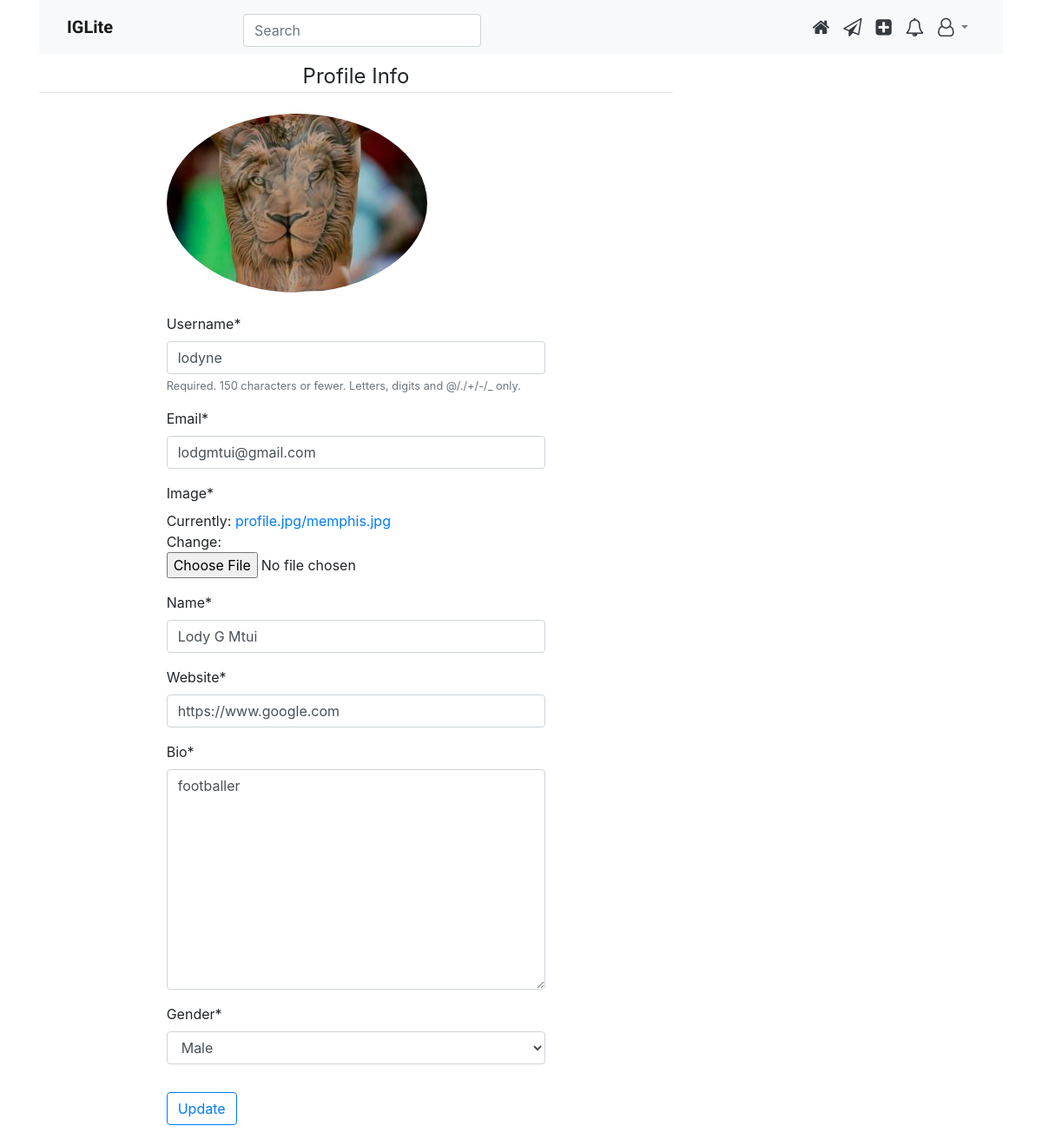
Before: /profile/edit (signed in) with the older database file.
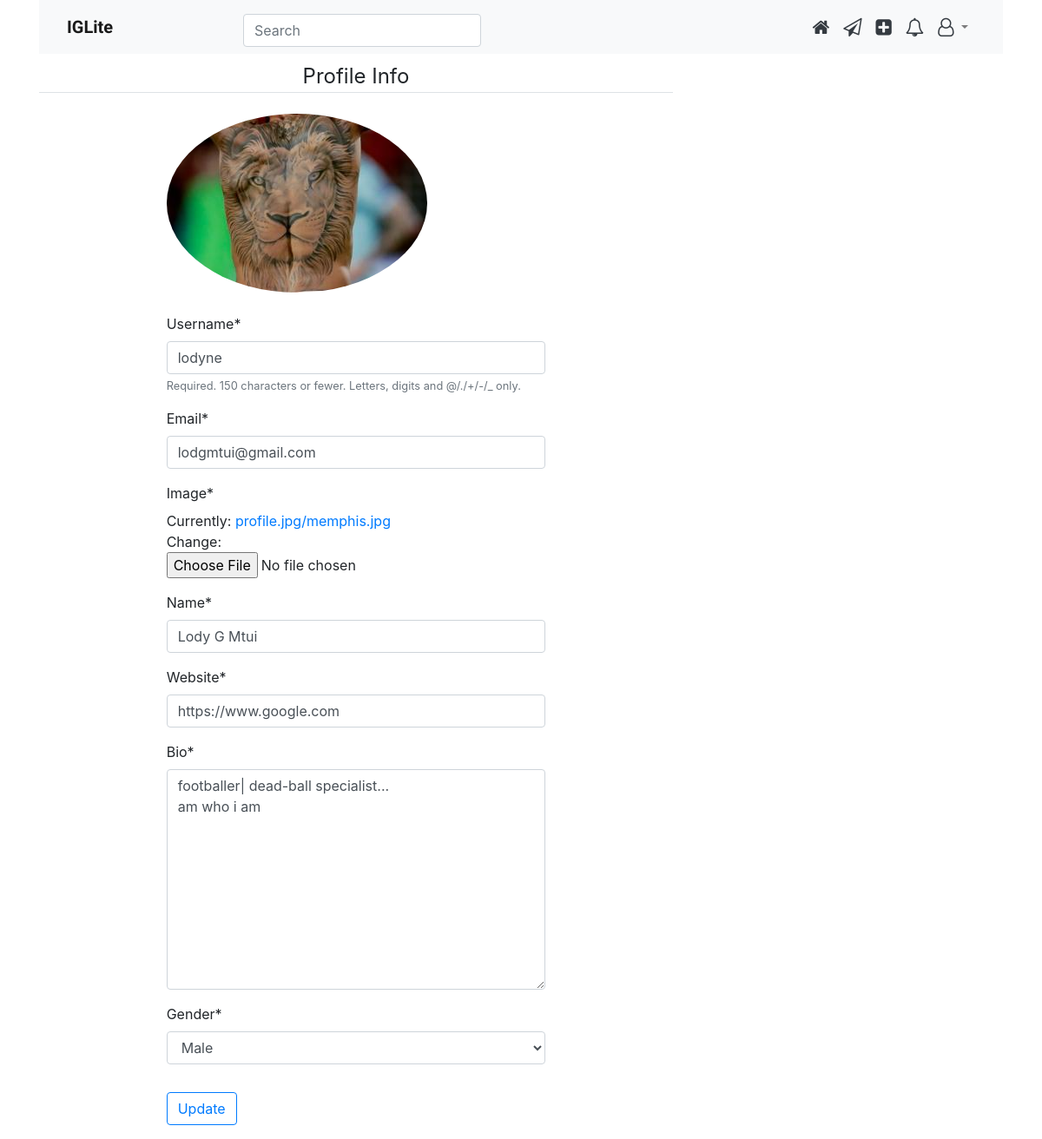
After: the same page with the newer database file.
### users/models.py (models this page shows, shortened)
class Profile(models.Model):
    user = models.OneToOneField(User, on_delete=models.CASCADE)
    image = models.ImageField(default='default.jpg', upload_to='profile.jpg',
                              height_field=None, width_field=None, max_length=None)
    name = models.CharField(max_length=50, default='DEFAULT VALUE')
    website = models.URLField(max_length=50, default='DEFAULT VALUE')
    bio = models.TextField(max_length=500, default='DEFAULT VALUE')
    GENDER_CHOICES = (
        ('M', 'Male'),
        ('F', 'Female'),
    )
    gender = models.CharField(
        max_length=50, choices=GENDER_CHOICES, default='DEFAULT VALUE')

### users/views.py (the view)
# urls.py: path('profile/edit', user_views.edit_profile, name='edit'),
@login_required
def edit_profile(request):
    if request.method == 'POST':
        u_form = UserUpdateForm(request.POST, instance=request.user)
        p_form = ProfileUpdateForm(request.POST,
                                   request.FILES,
                                   instance=request.user.profile)
        if u_form.is_valid() and p_form.is_valid():
            u_form.save()
            p_form.save()
            messages.success(
                request, f"Your account has been updated")
            return redirect('profile')
    else:
        u_form = UserUpdateForm(instance=request.user)
        p_form = ProfileUpdateForm(instance=request.user.profile)
    context = {
        'u_form': u_form,
        'p_form': p_form
    }
    return render(request, 'users/edit_profile.html', context)

### users/forms.py
class UserUpdateForm(forms.ModelForm):
    email = forms.EmailField()
    class Meta:
        model = User
        fields = ['username', 'email']

class ProfileUpdateForm(forms.ModelForm):
    class Meta:
        model = Profile
        fields = ['image', 'name', 'website', 'bio', 'gender']

### users/templates/users/edit_profile.html (shortened to what this page needs)
{% extends 'insta/base.html' %} {% load crispy_forms_tags %} {% block content %}
<legend class="border-bottom text-center mb-4">Profile Info</legend>
<div class="container d-flex justify-content-center">
	<div class="col-md-8">
		<div class="media">
			<div class="media">
				<img
					class="rounded-circle account-img mb-4"
					src="{{ user.profile.image.url}}"
				/>
			</div>
		</div>
		<form class="form" method="post" enctype="multipart/form-data">
			<fieldset class="form-group">
				{{u_form | crispy}} {{p_form | crispy}}
			</fieldset>
			<div class="form-group">
				<button type="submit" class="btn btn-outline-primary mb-0">
					Update
				</button>
			</div>
		</form>
	</div>
</div>
{% endblock content %}{% block sidepanel %} {% endblock sidepanel %}

Changed rows visible on the page:
changed Profile "Lody G Mtui": bio "footballer" → "footballer| dead-ball specialist... am who i am"
